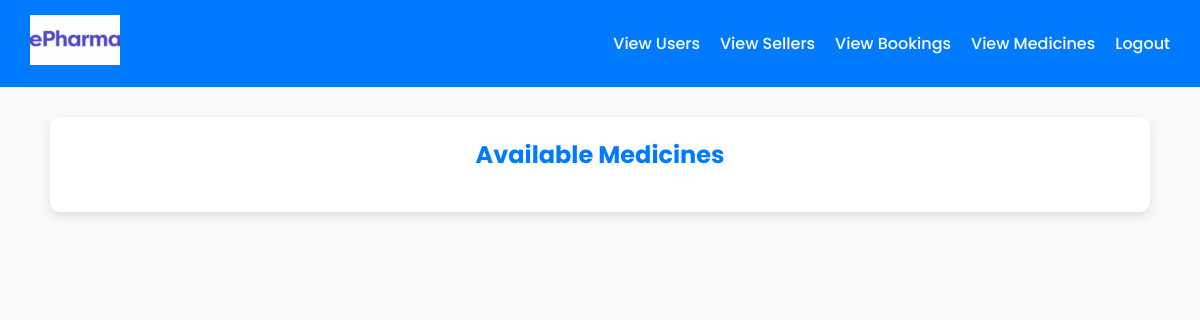
The app's page /viewsellers/, older data.
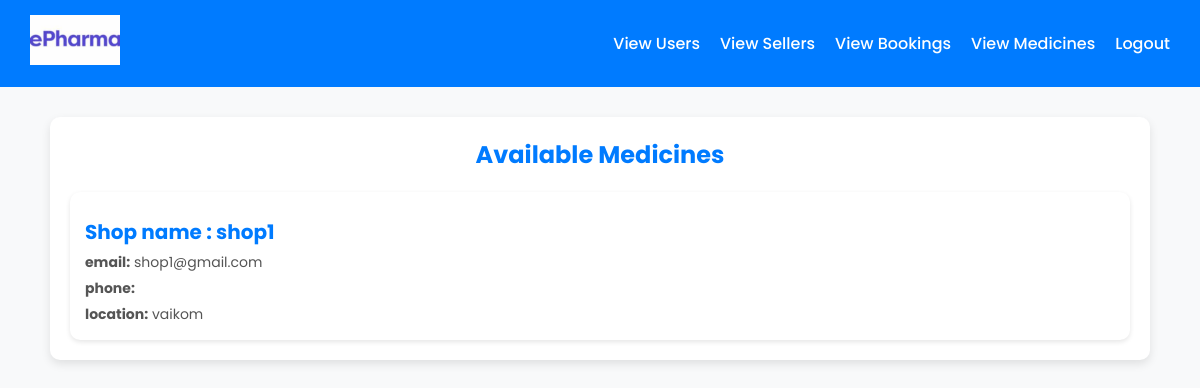
The same page, newer data.
### app/models.py (models this page shows, shortened)
class Seller(models.Model):
    name = models.CharField(max_length=100)
    email = models.EmailField(unique=True)
    password = models.CharField(max_length=255)
    location = models.CharField(max_length=255)

### app/views.py (the view)
# urls.py: path("viewsellers/", views.viewsellers, name="viewsellers"),
def viewsellers(request):
    sellers=Seller.objects.all()
    return render(request,'admin/viewsellers.html',{'sellers':sellers})

### templates/admin/viewsellers.html (shortened to what this page needs)
<!DOCTYPE html>
<html lang="en">
<head>
</head>
<body>
    <nav class="navbar">
        <a href="#"><img src="../static/OIP (2).jpg" alt="logo"></a>
        <div>
            <a href="../viewusers">View Users</a>
            <a href="../viewsellers">View Sellers</a>
            <a href="#">View Bookings</a>
            <a href="../viewmedicine">View Medicines</a>
            <a href="../logout" class="logout">Logout</a>
        </div>
    </nav>
    <div class="container">
        <h2>Available Medicines</h2>
        <div class="medicine-grid">
            {% for med in sellers %}
            <div class="medicine-card">
                <h3>Shop name : {{ med.name }}</h3>
                <p><strong>email:</strong> {{ med.email }}</p>
                <p><strong>phone:</strong> {{ med.phone }}</p>
                <p><strong>location:</strong> {{ med.location }}</p>
            </div>
            {% endfor %}
        </div>
    </div>
</body>
</html>

Row changes from the older to the newer data that the page shows:
added Seller: name "shop1", email "shop1@gmail.com", location "vaikom"
